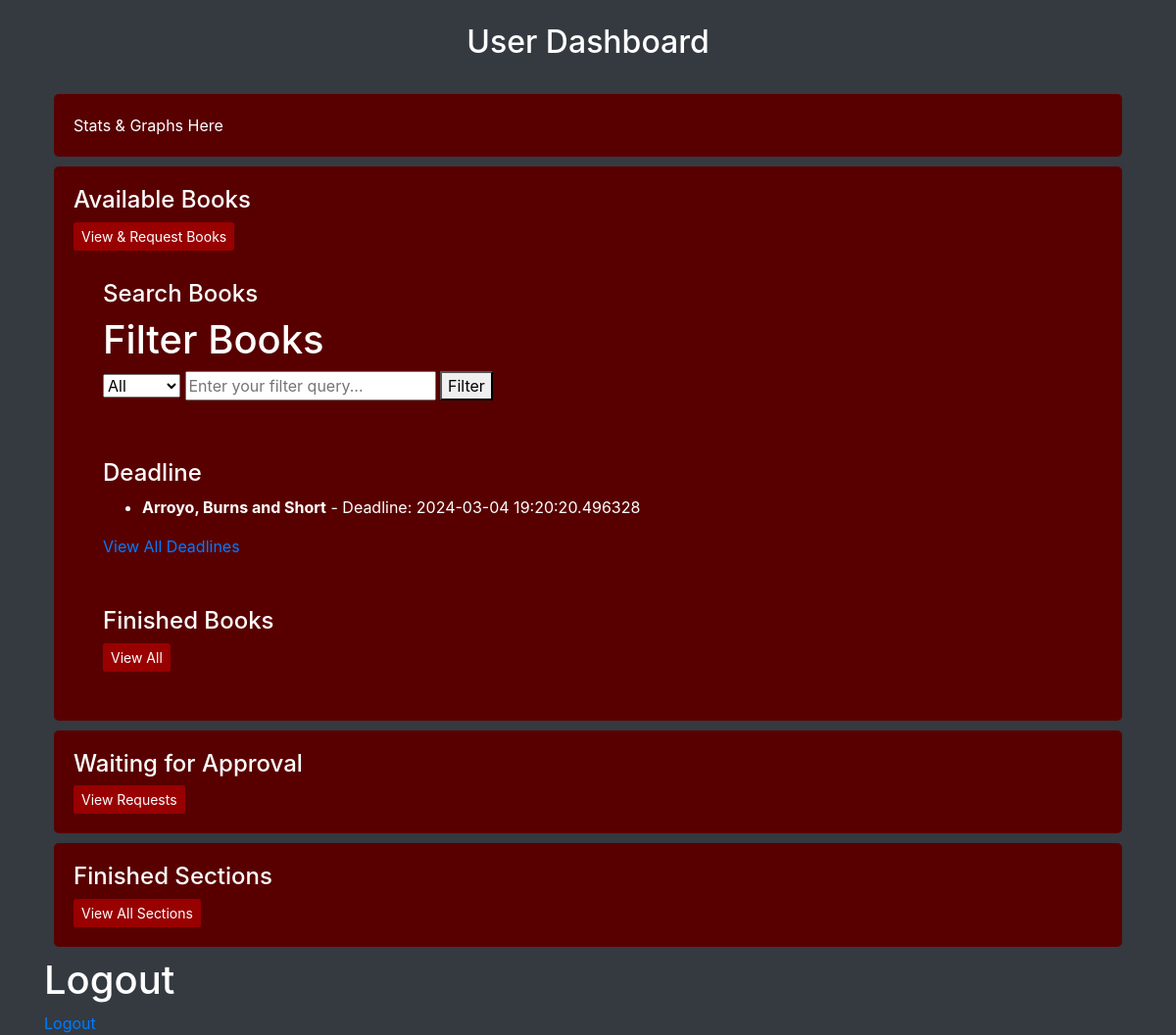
The page /dashboards/user_dashboard (signed in) on the database its author committed.
### models.py (models this page shows, shortened)
class UserBook(db.Model):
    __tablename__ = "userbook"
    id = Column(Integer, primary_key=True)
    user_id = Column(Integer, ForeignKey('user.id'), nullable=False)
    book_id = Column(Integer, ForeignKey('book.id'), nullable=False)
    t_request = Column(DateTime, default=datetime.utcnow, nullable=False)
    t_return = Column(DateTime, nullable=True)
    t_deadline = Column(DateTime, nullable=True)
    is_approved = Column(Boolean, default=False)
    is_rejected = Column(Boolean, default=False)
    user = db.relationship('User', back_populates='user_books')
    book = db.relationship('Book', back_populates='user_books')

class Book(db.Model):
    __table_name__ = "book"
    id = Column(Integer, primary_key=True)
    name = Column(String(100), nullable=False)
    content = Column(Text, nullable=False)
    author = Column(String(100), nullable=False)
    section_id = Column(Integer, ForeignKey('section.id'), nullable=False)
    user_books = db.relationship('UserBook', back_populates='book', lazy=True)

### app.py (the view)
@app.route('/dashboards/user_dashboard')
def user_dashboard():
    user_id = session.get('user_id')
    if not user_id:
        flash('Please login to view your dashboard.', 'error')
        return redirect(url_for('login'))
    borrowed_books = db.session.query(UserBook, Book).join(Book, UserBook.book_id == Book.id).filter(UserBook.user_id == user_id, UserBook.t_return == None, UserBook.is_approved == True).all()
    now = datetime.utcnow()
    books_revoked = False
    deadline_warning_issued = False
    for user_book, book in borrowed_books:
        if user_book.t_deadline and now > user_book.t_deadline:
            user_book.is_approved = False
            books_revoked = True
        elif user_book.t_deadline and user_book.t_deadline - now <= timedelta(days=1):
            deadline_warning_issued = True
    if books_revoked:
        db.session.commit()
        flash('Access to one or more overdue books has been revoked. Please return them as soon as possible.', 'warning')
    if deadline_warning_issued:
        flash('Warning: One or more of your borrowed books are due within the next day. Please return them on time to avoid losing access.', 'warning')
    upcoming_deadlines = [(user_book, book) for user_book, book in borrowed_books if user_book.t_deadline and user_book.t_deadline > now]
    upcoming_deadlines.sort(key=lambda x: x[0].t_deadline)  # Sort by deadline
    upcoming_deadlines = upcoming_deadlines[:3]
    return render_template('dashboards/user_dashboard.html', borrowed_books=borrowed_books,upcoming_deadlines=upcoming_deadlines)

### templates/dashboards/user_dashboard.html (shortened to what this page needs)
<!DOCTYPE html>
<html lang="en">
  <head>
    <link
      href="https://stackpath.bootstrapcdn.com/bootstrap/4.5.2/css/bootstrap.min.css"
      rel="stylesheet"
    />
  </head>
  <body>
    <div class="container">
      <h2 class="text-center my-4">User Dashboard</h2>
      <div class="dashboard-container">
        <div class="dashboard-left">
          <div class="stats">Stats & Graphs Here</div>
          <div class="all-books">
            <h4>Available Books</h4>
            <a
              href="{{ url_for('list_all_books') }}"
              class="btn btn-custom btn-sm"
              >View & Request Books</a
            >
            <div class="search-books">
              <h4>Search Books</h4>
              <h1>Filter Books</h1>
              <form action="/books/filter" method="GET">
                <select name="filter_type" id="filter_type">
                  <option value="all">All</option>
                </select>
                <input
                  type="text"
                  name="query"
                  placeholder="Enter your filter query..."
                />
                <button type="submit">Filter</button>
              </form>
            </div>
            <div class="deadlines">
              <h4>Deadline</h4>
              <ul>
                {% for user_book, book in upcoming_deadlines %}
                <li>
                  <strong>{{ book.name }}</strong> - Deadline: {{
                  user_book.t_deadline }}
                </li>
                {% endfor %}
              </ul>
              <a href="{{ url_for('view_borrowed_books_with_deadlines') }}"
                >View All Deadlines</a
              >
            </div>
            <div class="finished-books">
              <h4>Finished Books</h4>
              <a
                href="{{ url_for('view_finished_books') }}"
                class="btn btn-custom btn-sm"
                >View All</a
              >
            </div>
          </div>
          <div class="dashboard-column">
            <div class="waiting-approval">
              <h4>Waiting for Approval</h4>
              <a
                href="{{ url_for('requested_books') }}"
                class="btn btn-custom btn-sm"
                >View Requests</a
              >
            </div>
            <div class="finished-sections">
              <h4>Finished Sections</h4>
              <a
                href="{{ url_for('view_finished_books_by_section') }}"
                class="btn btn-custom btn-sm"
                >View All Sections</a
              >
            </div>
          </div>
        </div>
      </div>
      <h1>Logout</h1>
      <a href="{{ url_for('logout') }}">Logout</a>
    </div>
  </body>
</html>

### templates/dashboards/user_dashboard.html (style rules this page uses)
body { color: #fff; background-color: #343a40; }
.dashboard-container { display: flex; margin-top: 20px; }
.dashboard-left, .dashboard-right { flex: 1; }
.stats, .deadlines, .waiting-approval, .finished-books, .finished-sections, .all-books, .all-sections, .search-books { background-color: #580000; margin: 10px; padding: 20px; border-radius: 5px; }
.dashboard-column { flex: 50%; }
.btn-custom { background-color: #900; color: #fff; border: none; }
input[type='text'] { margin-bottom: 10px; }

### rows shown on the page
UserBook: name "Arroyo, Burns and Short", t_deadline "2024-03-04 19:20:20.496328"
